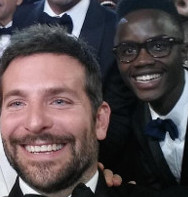
#> input picture material/images/BC.jpeg, 188 x 197 px; its folder holds 5 pictures in this run
$ jupyter execute SkinDetection.ipynb   (shell and % lines are left out)
#> lines starting #> are read from the running program, lines starting #| are printed output that depends on the picture; after the words box and inside, x2 and y2 are one past the last pixel; in counts of white or black regions, pixels touching at a corner belong together
#> in run_analysis, img is the input picture: shape (197, 188, 3); mean R, G, B 86.5, 76, 78.5
# Skin Detection
### Bianchi Luca (4805748)

## Intro
Context
Teoria

## Obiettivi
- Esplorare il mondo della skin detection
- Comprendere le criticità del task
- Definire alcuni possibili ambiti applicativi

## Metodo/i

## Analisi esperimenti
- Pollicione
- Jacobs
- manSweatingCloseup
- gioconda
- BC

## Conclusioni

[cell 1]
import os
import numpy as np
import matplotlib.pyplot as plt
from skimage import io
import cv2 as cv

[cell 2]
outputs = []
FILE_DIR = './material/images'

## Normalized RGB

[cell 3]
def normalized(rgb):

        norm=np.zeros_like(rgb,np.float32)

        r = rgb[:, :, 0]
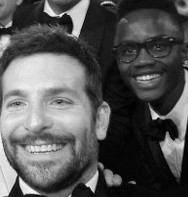
#> r: shape (197, 188); min 0, max 255, mean 86.5
        g = rgb[:, :, 1]
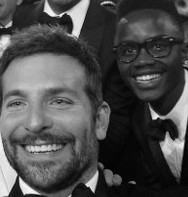
#> g: shape (197, 188); min 0, max 255, mean 76
        b = rgb[:, :, 2]
        sum = rgb.sum(axis=2)

        norm[:,:,0]=r/sum
#> norm: shape (197, 188, 3) float32; 0.01% of the values are NaN or infinite; the others: min 0, max 1, mean 0.112
        norm[:,:,1]=g/sum
#> norm: shape (197, 188, 3) float32; 0.01% of the values are NaN or infinite; the others: min 0, max 1, mean 0.219
        norm[:,:,2]=b/sum
#> norm: shape (197, 188, 3) float32; 0.02% of the values are NaN or infinite; the others: min 0, max 1, mean 0.333
        return norm

[cell 4]
'''
with os.scandir(FILE_DIR+"/skin/") as direct:
    for file in direct:
        plt.figure(figsize=(32, 8))
        plt.suptitle(file.name)
        skin_img = io.imread(FILE_DIR + "/skin/" + file.name)
        skin_img_array = normalized(np.asarray(skin_img))
        plt.subplot(1, 9, 1)
        plt.imshow(skin_img_array)
        plt.subplot(1, 9, 2)
        plt.scatter(skin_img_array[:, :, 0], skin_img_array[:, :, 1], norm=True)
        plt.subplot(1, 9, 3)
        plt.scatter(skin_img_array[:, :, 0], skin_img_array[:, :, 2], norm=True)
        plt.subplot(1, 9, 4)
        plt.scatter(skin_img_array[:, :, 1], skin_img_array[:, :, 2], norm=True)
        plt.subplot(1, 9, 5)
        plt.imshow(skin_img)
        plt.subplot(1, 9, (6, 7))
        plt.plot((skin_img_array[:, :, 0]/skin_img_array[:, :, 1]).max(axis=1))
        plt.plot((skin_img_array[:, :, 0]/skin_img_array[:, :, 1]).min(axis=1))
        plt.subplot(1, 9, (8, 9))
        plt.plot((skin_img_array[:, :, 0]/skin_img_array[:, :, 2]).max(axis=1))
        plt.plot((skin_img_array[:, :, 0]/skin_img_array[:, :, 1]).min(axis=1))
'''

[cell 5]
def norm_analysis(img):
    img_array = np.asarray(img)
    img_array_norm = normalized(img_array)
    fig = plt.figure(figsize=(32, 8))
    plt.suptitle("Analisi immagine normalizzata")
    ax = plt.subplot(1, 4, 1)
    ax.title.set_text("Immagine normalizzata")
    plt.imshow(img_array_norm)
    plt.colorbar(orientation="vertical")
    mask_rg = cv.inRange(img_array_norm[:, :, 0]/img_array_norm[:,:,1], 1.15, 100)
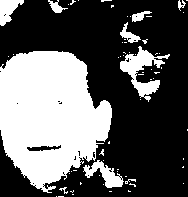
#> mask_rg: shape (197, 188); 36.9% white; 65 white regions (55 under 20 px), largest, box (x1, y1, x2, y2) and area: (0, 51, 112, 193) 11185, (120, 46, 170, 102) 976, (83, 160, 124, 188) 486
    mask_rb = cv.inRange(img_array_norm[:, :, 0]/img_array_norm[:,:,2], 1, 100)
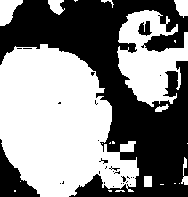
#> mask_rb: shape (197, 188); 52.9% white; 28 black regions (24 under 20 px), largest, box (x1, y1, x2, y2) and area: (0, 0, 188, 197) 16226, (0, 139, 40, 197) 971, (138, 21, 152, 36) 130, (99, 158, 108, 164) 20
    mask_norm = mask_rg & mask_rb
#> mask_norm: shape (197, 188); 36.7% white; 62 white regions (53 under 20 px), largest, box (x1, y1, x2, y2) and area: (0, 51, 112, 193) 11178, (120, 46, 170, 102) 976, (83, 160, 123, 188) 473
    ax = plt.subplot(1, 4, 2)
    ax.title.set_text("Maschera su R'/G'")
    plt.imshow(mask_rg, cmap='gray')
    ax = plt.subplot(1, 4, 3)
    ax.title.set_text("Maschera su R'/B'")
    plt.imshow(mask_rb, cmap='gray')
    ax = plt.subplot(1, 4, 4)
    ax.title.set_text("Maschera combinata")
    plt.imshow(mask_norm, cmap='gray')
    return mask_norm

## HSV

[cell 6]
'''
with os.scandir(FILE_DIR+"/skin/") as direct:
    for file in direct:
        plt.figure(figsize=(32, 4))
        plt.suptitle(file.name)
        skin_img = io.imread(FILE_DIR + "/skin/" + file.name)
        skin_img_hsb = cv.cvtColor(skin_img, cv.COLOR_BGR2HSV)
        plt.subplot(1, 2, 1)
        plt.imshow(skin_img_hsb)
        plt.subplot(1, 2, 2)
        plt.imshow(skin_img)
        plt.figure(figsize=(32, 8))
        plt.subplot(1, 7, 1)
        plt.imshow(skin_img_hsb[:, :, 0], cmap="hsv")
        plt.colorbar(orientation='horizontal')
        plt.subplot(1, 7, 2)
        plt.imshow(skin_img_hsb[:, :, 1], cmap="Reds")
        plt.colorbar(orientation='horizontal')
        plt.subplot(1, 7, 3)
        plt.imshow(skin_img_hsb[:, :, 2], cmap="gray")
        plt.colorbar(orientation='horizontal')
        plt.subplot(1, 7, (4, 5))
        plt.plot((skin_img_hsb[:, :, 0]).max(axis=1))
        plt.plot((skin_img_hsb[:, :, 0]).min(axis=1))
        plt.subplot(1, 7, (6, 7))
        plt.plot((skin_img_hsb[:, :, 1]).max(axis=1))
        plt.plot((skin_img_hsb[:, :, 1]).min(axis=1))
'''

[cell 7]
def hsv_analysis(img):
    img_hsb = cv.cvtColor(img, cv.COLOR_BGR2HSV)
#> img_hsb: shape (197, 188, 3); mean H, S, V 69.1, 61.7, 92.5
    label = ["H", "S", "V"]
    cmaps = ["hsv", "Reds", "gray"]

    plt.figure(figsize=(32, 8))
    plt.suptitle("Analisi spazio HSV")
    ax = plt.subplot(1, 5, 1)
    ax.title.set_text("Immagine HSV")
    plt.imshow(img_hsb, cmap='hsv')

    for elem in range(img_hsb.shape[2]):
        plt.subplot(1, 5, elem + 2)
        plt.imshow(img_hsb[:, :, elem], cmap=cmaps[elem])
        plt.colorbar(orientation='vertical')
        plt.title(label[elem])
    mask_hsv = cv.inRange(img_hsb[:,:,0], 95, 135) & cv.inRange(img_hsb[:, :, 1], 40, 200)
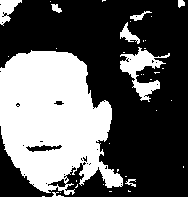
#> mask_hsv: shape (197, 188); 37.3% white; 37 white regions (28 under 20 px), largest, box (x1, y1, x2, y2) and area: (0, 50, 123, 195) 12040, (120, 47, 170, 102) 992, (0, 0, 22, 26) 298
    ax = plt.subplot(1, 5, 5)
    ax.title.set_text("Maschera")
    plt.imshow(mask_hsv, cmap="gray")
    return mask_hsv

## YCrCb

[cell 8]
'''
with os.scandir(FILE_DIR+"/skin/") as direct:
    for file in direct:
        plt.figure(figsize=(32, 4))
        plt.suptitle(file.name)
        skin_img = io.imread(FILE_DIR + "/skin/" + file.name)
        skin_img_ycbcr = cv.cvtColor(skin_img, cv.COLOR_RGB2YCrCb)
        plt.subplot(1, 2, 1)
        plt.imshow(skin_img_ycbcr)
        plt.subplot(1, 2, 2)
        plt.imshow(skin_img)
        plt.figure(figsize=(32, 8))
        plt.subplot(1, 7, 1)
        plt.imshow(skin_img_ycbcr[:, :, 0], cmap="gray")
        plt.colorbar(orientation='horizontal')
        plt.subplot(1, 7, 2)
        plt.imshow(skin_img_ycbcr[:, :, 1], cmap="Greens")
        plt.colorbar(orientation='horizontal')
        plt.subplot(1, 7, 3)
        plt.imshow(skin_img_ycbcr[:, :, 2], cmap="Reds")
        plt.colorbar(orientation='horizontal')
        plt.subplot(1, 7, (4, 5))
        plt.plot((skin_img_ycbcr[:, :, 1]).max(axis=1))
        plt.plot((skin_img_ycbcr[:, :, 1]).min(axis=1))
        plt.subplot(1, 7, (6, 7))
        plt.plot((skin_img_ycbcr[:, :, 2]).max(axis=1))
        plt.plot((skin_img_ycbcr[:, :, 2]).min(axis=1))
'''

[cell 9]
def ycbcr_analysis(img):
    img_ycbcr = cv.cvtColor(img, cv.COLOR_RGB2YCrCb)
#> img_ycbcr: shape (197, 188, 3); mean of channels 0, 1, 2 79.4, 133.1, 127.5
    plt.figure(figsize=(32, 8))
    plt.suptitle("Analisi spazio YCbCr")
    ax = plt.subplot(1, 5, 1)
    ax.title.set_text("Immagine in ycbcr")
    plt.imshow(img_ycbcr)
    ax = plt.subplot(1, 5, 2)
    ax.title.set_text("Luminanza")
    plt.imshow(img_ycbcr[:, : , 0], cmap='gray')
    plt.colorbar(orientation='vertical')
    ax = plt.subplot(1, 5, 3)
    ax.title.set_text("Crominanza blu")
    plt.imshow(img_ycbcr[:, :, 1], cmap='Greens')
    plt.colorbar(orientation='vertical')
    ax = plt.subplot(1, 5, 4)
    ax.title.set_text("Crominanza rosso")
    plt.imshow(img_ycbcr[:, :, 2], cmap='Reds')
    plt.colorbar(orientation='vertical')
    mask_ycrcb = cv.inRange(img_ycbcr[:, :, 1], 130, 185) & cv.inRange(img_ycbcr[:, :, 2], 80, 140)
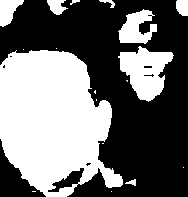
#> mask_ycrcb: shape (197, 188); 43.6% white; 18 white regions (9 under 20 px), largest, box (x1, y1, x2, y2) and area: (0, 50, 123, 197) 12646, (118, 46, 174, 102) 1788, (118, 9, 157, 44) 819
    ax = plt.subplot(1, 5, 5)
    ax.title.set_text("Maschera")
    plt.imshow(mask_ycrcb, cmap="gray")
    return mask_ycrcb

Proviamo a filtrare sui canali Cr e Cb, dai quali possiamo estrarre ulteriore
informazione

Proviamo ora a combinare i tre filtri

[cell 10]
def plot_masked(img, mask):
    plt.figure(figsize=(32, 8))
    plt.suptitle("Immagine mascherata")
    plt.imshow(cv.bitwise_or(img, img, mask=mask))

[cell 11]
def run_analysis(img_name):
    img = np.asarray(plt.imread(FILE_DIR + img_name)).astype('uint8')
    plt.figure(figsize=(32, 8))
    plt.suptitle("Immagine originale")
    plt.imshow(img)

    mask = norm_analysis(img) & hsv_analysis(img) & ycbcr_analysis(img)
#> mask: shape (197, 188); 35.4% white; 40 white regions (31 under 20 px), largest, box (x1, y1, x2, y2) and area: (0, 51, 112, 193) 11057, (120, 47, 170, 102) 900, (83, 160, 123, 188) 451
    plot_masked(img, mask)

## Analisi esperimenti

Cominciamo con l'analisi di un esperimento basilare, usando l'immagine di una mano su sfondo bianco

[cell 12]
run_analysis("/BC.jpeg")
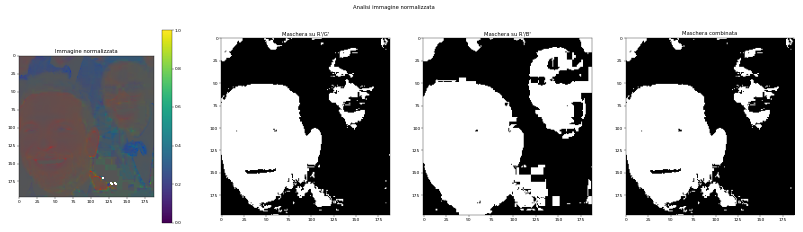
#> figure drawn by matplotlib, 5 panels
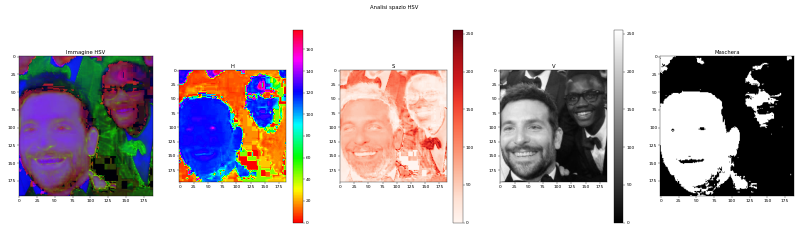
#> figure drawn by matplotlib, 8 panels
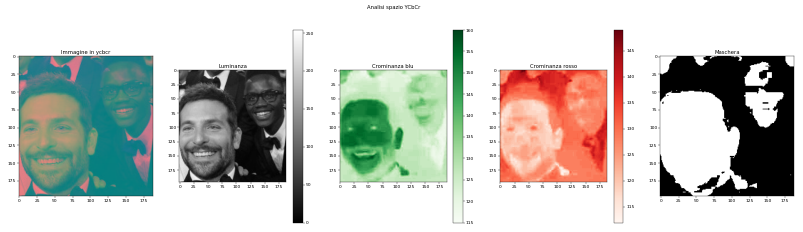
#> figure drawn by matplotlib, 8 panels
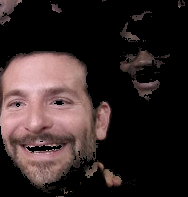
#> shown: shape (197, 188, 3); mean R, G, B 50.7, 38.4, 37.7
